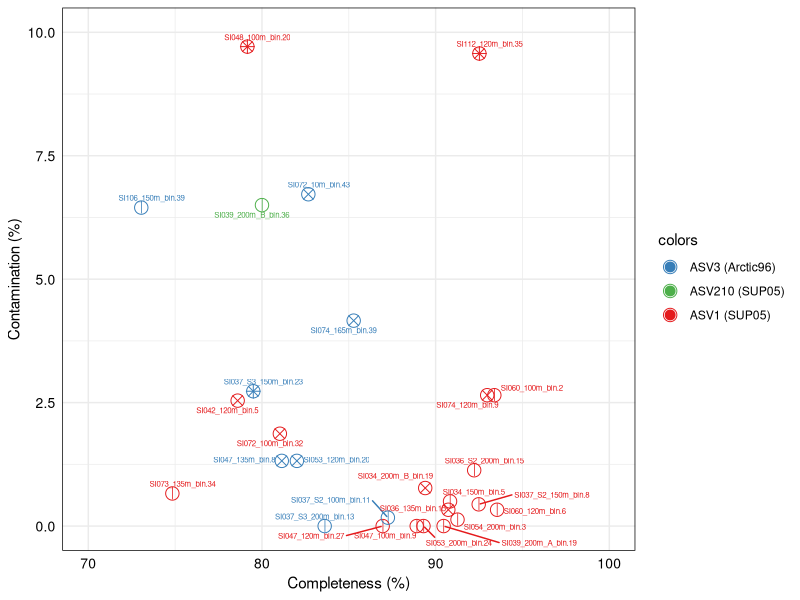

This figure's R source:

library(ggplot2)
library(reshape2)
library(RColorBrewer)
library(ggrepel)

setwd("~/Hallam_lab/Saanich")

MAG_to_ASV_summary = read.table("MAG_to_ASV_summary.tsv", header=T, quote="")
MAG_to_ASV_summary$MAG = gsub("_k.*$","",MAG_to_ASV_summary$MAG)

MAG_to_ASV_summary$RNA = ifelse((MAG_to_ASV_summary$X5S == 0 & MAG_to_ASV_summary$X23S == 0), 124, 4)
MAG_to_ASV_summary$RNA = ifelse((MAG_to_ASV_summary$X23S != 0 & MAG_to_ASV_summary$X5S != 0), 8, as.integer(MAG_to_ASV_summary$RNA) )
MAG_to_ASV_summary$RNA = as.integer(MAG_to_ASV_summary$RNA)
MAG_to_ASV_summary = unique(MAG_to_ASV_summary[,c(1:3,7:10)])
MAG_to_ASV_summary = MAG_to_ASV_summary[MAG_to_ASV_summary$ASV_LEN > 200,]
MAG_to_ASV_summary = MAG_to_ASV_summary[!grepl("bin.41",MAG_to_ASV_summary$MAG),]

MAG_to_ASV_summary = MAG_to_ASV_summary[order(-MAG_to_ASV_summary$ASV_PID),]
MAG_to_ASV_summary = MAG_to_ASV_summary[order(MAG_to_ASV_summary$MAG),]
MAG_to_ASV_summary = MAG_to_ASV_summary[match(unique(MAG_to_ASV_summary$MAG), MAG_to_ASV_summary$MAG),]

ASV = as.character(unique(MAG_to_ASV_summary$ASV))
colors = as.character(brewer.pal(length(ASV),"Set1"))
unique_ASV_to_color = cbind(ASV,colors)
MAG_to_ASV_summary = merge(MAG_to_ASV_summary,unique_ASV_to_color, by = "ASV")
MAG_to_ASV_summary$ASV = factor(MAG_to_ASV_summary$ASV, levels = unique(MAG_to_ASV_summary$ASV))
MAG_to_ASV_summary$MAG = factor(MAG_to_ASV_summary$MAG, levels = unique(MAG_to_ASV_summary$MAG))

ggplot(MAG_to_ASV_summary, aes(x=Completeness, y = Contamination, shape = RNA, color = colors, label = MAG)) +
  geom_point(size = 3) +
  geom_text_repel(size = 2, max.overlaps = 17) +
  geom_point(shape = 1, size = 4.2) +
  scale_shape_identity() +
  theme_minimal() +
  scale_color_identity(guide = "legend", labels = c("ASV3 (Arctic96)","ASV210 (SUP05)","ASV1 (SUP05)")) +
  scale_x_continuous(limits = c(70,100)) +
  scale_y_continuous(limits = c(0,10)) +
  xlab("Completeness (%)") +
  ylab("Contamination (%)") +
  theme(axis.text = element_text(color="black", size= 10),
        panel.border = element_rect(fill = NA, color = "black"))
